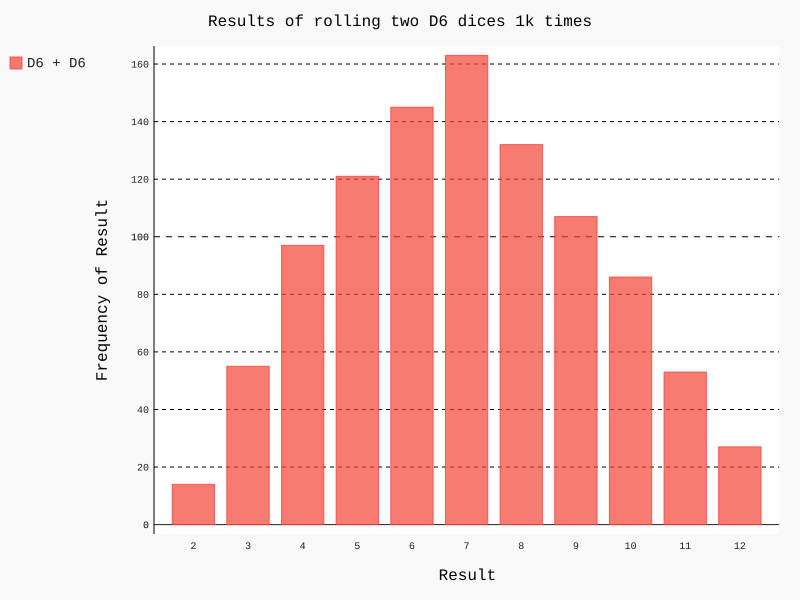

Source code (Python):
from die import Die
import pygal

#create a D6 - 6 sided die
die_1 = Die()
die_2 = Die()

#make some rolls and store results in a list
results = []
for roll_num in range(1000):
    result = die_1.roll() + die_2.roll()
    results.append(result)

#analyze results
frequencies = []
max_result = die_1.num_sides + die_2.num_sides
for value in range(2, max_result + 1):
    frequency = results.count(value)
    frequencies.append(frequency)

#Visualize the results
hist = pygal.Bar()

hist.title = "Results of rolling two D6 dices 1k times"
#hist.x_labels = ['2','3','4','5','6','7','8','9','10','11','12']
hist.x_labels = range(2,13)
hist.x_title = 'Result'
hist.y_title = "Frequency of Result"

hist.add('D6 + D6', frequencies)
hist.render_to_file('die_visual.svg')
